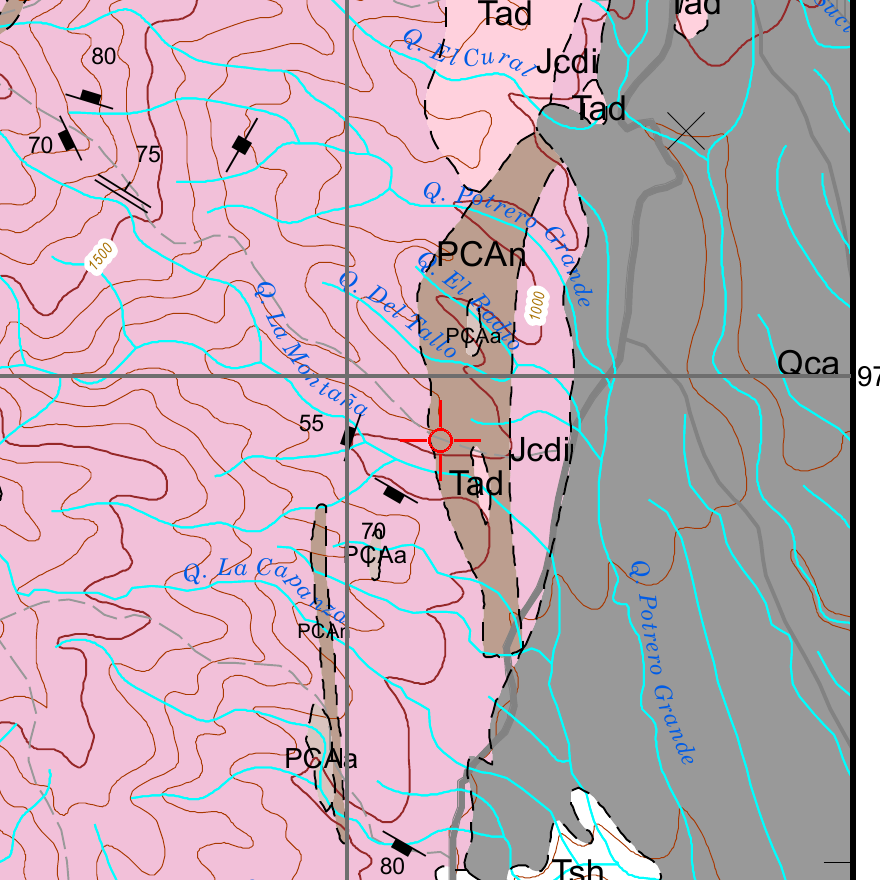
#> input picture OE3_Geotecnia/Act1_Cartografia/portal_244_recorte.png, 880 x 880 px; its folder holds 2 pictures in this run
$ python lamina_portales_OE3.py
#> lines starting #> are read from the running program, lines starting #| are printed output that depends on the picture
# -*- coding: utf-8 -*-
"""OE 3 · Act 1 — Lámina «Geología en los portales» (A3 apaisado, PNG 200 ppp + PDF).

No escribe cifras a mano: lee
  Act1_Cartografia/ubicacion_portales_planchas_OE3.json  (escala de los recortes)
  Act1_Cartografia/consulta_sgc_portales_OE3.json        (unidad 1:1 M, fallas, NSR-10, U–Pb)
  Act2_Amenaza/consulta_amenaza_mm_OE3.json               (amenaza 1:100 k, inventario SIMMA)
y los recortes portal_24x_recorte.png que genera ubicar_portales_planchas_OE3.py.
Las descripciones de unidad en el punto son lectura de la leyenda impresa de cada plancha [F].
Ejecutar desde OE3_Geotecnia/:  python Act1_Cartografia/lamina_portales_OE3.py
"""
import json, os, textwrap
import matplotlib; matplotlib.use("Agg")
import matplotlib.pyplot as plt
from matplotlib.patches import FancyArrow, Rectangle
from PIL import Image

AQUI = os.path.dirname(os.path.abspath(__file__)); RAIZ = os.path.dirname(AQUI); REPO = os.path.dirname(RAIZ)
J = lambda *p: json.load(open(os.path.join(*p), encoding="utf-8"))
#> (reads OE3_Geotecnia/Act1_Cartografia/ubicacion_portales_planchas_OE3.json from the repository)
#> (reads OE3_Geotecnia/Act1_Cartografia/consulta_sgc_portales_OE3.json from the repository)
#> (reads OE3_Geotecnia/Act2_Amenaza/consulta_amenaza_mm_OE3.json from the repository)
ubi = J(AQUI, "ubicacion_portales_planchas_OE3.json")
sgc = J(AQUI, "consulta_sgc_portales_OE3.json")["portales"]
amz = J(RAIZ, "Act2_Amenaza", "consulta_amenaza_mm_OE3.json")["portales"]
VERDE, AZUL, GRIS = "#178E2C", "#193F77", "#475569"
num = lambda x, d=1: f"{x:,.{d}f}".replace(",", "X").replace(".", ",").replace("X", ".")

PANELES = [
    ("244", "oriental_Ibague", "Portal oriental — Ibagué, Tolima (DANE 73001)",
     "Plancha 244 Ibagué, 1:100.000 (Mosquera, Núñez y Vesga, 1982; SGC)",
     "Contacto PCAn / Jcdi: Neises y Anfibolitas de Tierradentro (neises cuarzo-feldespático-\n"
     "biotíticos, anfibolitas) con el Batolito de Ibagué (granodiorita biotítico-hornbléndica, con variaciones a cuarzodiorita y cuarzomonzonita)"),
    ("243", "occidental_Calarca", "Portal occidental — Calarcá, Quindío (DANE 63130)",
     "Plancha 243 Armenia, 1:100.000 (McCourt et al., 1985; SGC)",
     "Borde de lente Kqv (Quebradagrande, miembro volcánico: diabasas y andesitas) dentro de\n"
     "Kqs (miembro sedimentario: grauvacas, lutitas, chert, calizas); TQa (Fm. Armenia) al W"),
]

fig = plt.figure(figsize=(16.54, 11.69))  # A3 apaisado
fig.patch.set_facecolor("white")
for f, rect in (("logo-unibague.png", [0.012, 0.905, 0.13, 0.08]), ("logo-geopav.png", [0.925, 0.905, 0.06, 0.08])):
    p = os.path.join(REPO, "public", f)
    if os.path.exists(p):
        ax = fig.add_axes(rect); ax.imshow(Image.open(p)); ax.axis("off")
fig.text(0.5, 0.955, "Geología en los emboquilles del túnel — OE 3, Actividad 1", ha="center", fontsize=20, color=VERDE, weight="bold")
fig.text(0.5, 0.925, "Ubicación de los portales del OE 1 sobre la cartografía geológica 1:100.000 del SGC · Semillero GEOPAV, Universidad de Ibagué · Paz y Región 2026B",
         ha="center", fontsize=10.5, color=AZUL)
fig.add_artist(plt.Line2D([0.015, 0.985], [0.895, 0.895], color=VERDE, lw=2))

for i, (pl, key, tit, fuente, unidad) in enumerate(PANELES):
    x0 = 0.03 + i * 0.49
    ax = fig.add_axes([x0, 0.33, 0.45, 0.54])
    im = Image.open(os.path.join(AQUI, f"portal_{pl}_recorte.png")); ax.imshow(im); ax.set_xticks([]); ax.set_yticks([])
#> further down, im is the input picture: PIL image 880x880 RGB; mean R, G, B 193.8, 172.8, 184.3
    for s in ax.spines.values(): s.set_color(GRIS)
    ax.set_title(tit, fontsize=13, color=AZUL, weight="bold", loc="left")
    kpx = ubi[pl]["px_por_km_recorte"]; w, h = im.size
#> after `w, h = im.size`: w = 880; h = 880
    ax.add_patch(Rectangle((20, h - 70), kpx + 40, 55, color="white", alpha=.85))
    ax.plot([40, 40 + kpx], [h - 35, h - 35], color="black", lw=4)
    ax.text(40 + kpx / 2, h - 45, "1 km", ha="center", fontsize=10, weight="bold")
    ax.add_patch(Rectangle((w - 80, 15), 62, 90, color="white", alpha=.85))
    ax.add_patch(FancyArrow(w - 49, 85, 0, -50, width=6, head_width=22, head_length=18, color="black"))
    ax.text(w - 49, 100, "N", ha="center", fontsize=11, weight="bold")
    s, a = sgc[key], amz[key]
    fallas = "; ".join(f"{x['nombre']} {num(x['dist_km'])} km" for x in s["fallas_10km"][:3])
    nsr = s["nsr10"][0]
    cl = a["amenaza_100k_3km"]
    otras = ", ".join(f"{c} a {num(v['dist_m'] / 1000)} km ({num(v['area_pct'])} % del círculo de 3 km)"
                      for c, v in cl.items() if v["dist_m"] > 0)
    inv = a["inventario_simma_3km"]
    txt = (f"Unidad en el punto (plancha 1:100.000) [F]:\n{unidad}\n"
           f"Mapa Geológico de Colombia 2023 (1:1 M) [F]: {s['unidad_bajo_portal'][0]['SimboloUC']} — {s['unidad_bajo_portal'][0]['Edad']}\n"
           f"Fallas a ≤ 10 km (1:1 M) [CP]: {fallas}\n"
           f"NSR-10 [F]: Aa = {num(nsr['AA'], 2)} · Av = {num(nsr['AV'], 2)} · amenaza sísmica {nsr['ZONA_AMENAZA_SÍSMICA'].lower()}\n"
           f"Amenaza por movimientos en masa 1:100.000 [F]: {a['amenaza_100k_en_punto'][0]['CATAME'].lower()} en el punto; {otras} [CP]\n"
           f"Inventario SIMMA a 3 km [F]: {len(inv)} evento(s)" + (f", el más cercano a {num(inv[0]['dist_km'])} km ({inv[0]['SUBTIPO'].lower()})" if inv else ""))
    txt = "\n".join(textwrap.fill(l, 100, subsequent_indent="   ") for l in txt.split("\n"))
    fig.text(x0, 0.315, txt, fontsize=9.2, va="top", color="#111827", linespacing=1.45)
    fig.text(x0, 0.125, f"Fuente del recorte: {fuente}. Cruz roja: portal del OE 1 [CP].", fontsize=8.5, color=GRIS, style="italic")

nota = ("Método [CP]: la cuadrícula de 5 km del PDF de cada plancha se detecta y se calibra con sus rótulos de meridianos y paralelos; el portal se proyecta a MAGNA-SIRGAS "
        "(EPSG 3116 en la 244, 3115 en la 243). Precisión de ubicación ≈ ±0,1 km, más el error propio de la cartografía 1:100.000.\n"
        "Lectura: los dos portales, elegidos por criterio geométrico en el OE 1, caen sobre contactos litológicos; un corrimiento de unos cientos de metros cambia la roca del emboquille. "
        "Esta lámina no reemplaza la exploración de subsuelo.\n"
        "Scripts: consulta_sgc_portales_OE3.py · ubicar_portales_planchas_OE3.py · Act2_Amenaza/consulta_amenaza_mm_OE3.py · lamina_portales_OE3.py. "
        "Servicios ArcGIS REST del Servicio Geológico Colombiano, consultados el " + a["consultado"][:10] + ". "
        "Elaborado con apoyo de IA (Claude) y verificado contra las fuentes citadas.")
fig.add_artist(plt.Line2D([0.015, 0.985], [0.105, 0.105], color=VERDE, lw=1))
fig.text(0.02, 0.095, nota, fontsize=8.3, va="top", color=GRIS, wrap=True, linespacing=1.5)
os.makedirs(os.path.join(RAIZ, "Visuales"), exist_ok=True)
for ext, kw in (("png", {"dpi": 200}), ("pdf", {})):
    fig.savefig(os.path.join(RAIZ, "Visuales", f"lamina_portales_geologia_OE3.{ext}"), **kw)
#> this loop made 2 passes
#> pass 1, `fig.savefig(os.path.join(RAIZ, "Visuales", f"lamina_portales_geologia_..`:
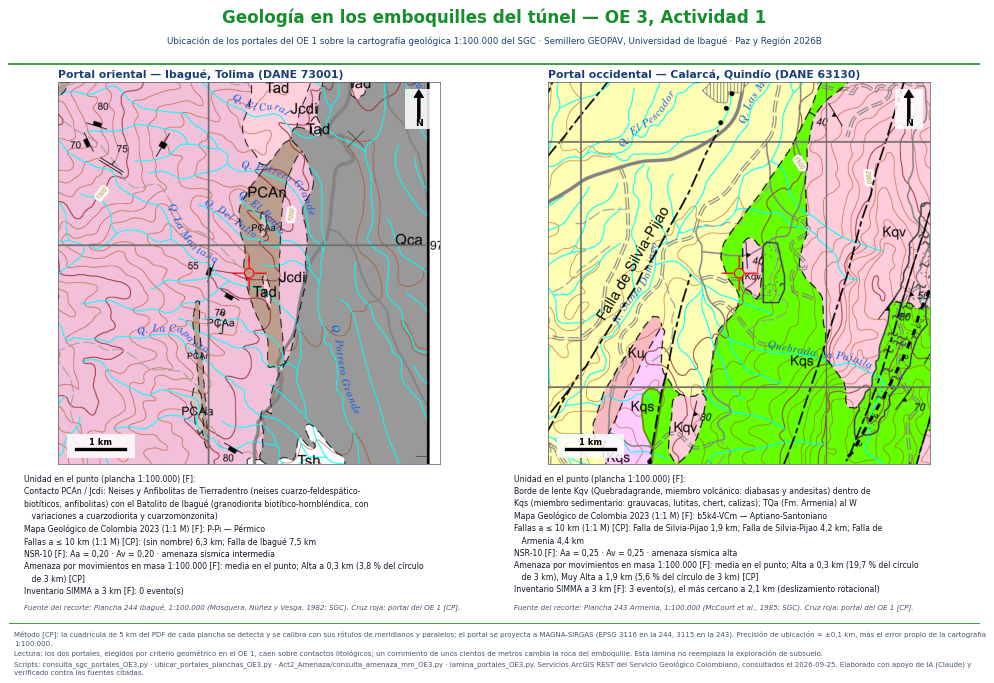
#> figure drawn by matplotlib, 2 panels
print("ok")
